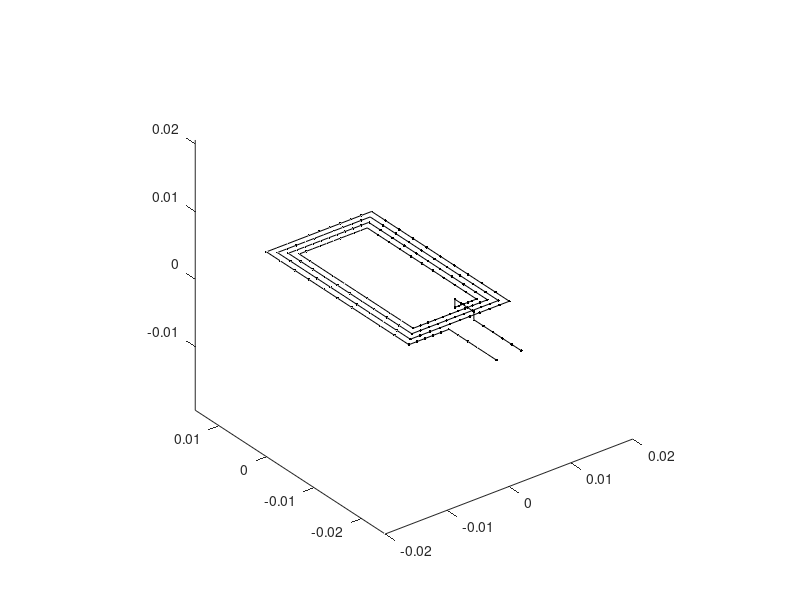

Write MATLAB code to recreate this figure. (Note: this script raises an error after producing the figure.)
clear
close all
clc
%% load NFC antenna data
load data_NFC.mat
%%
count_Vgen=0;
Voltage_Source=[];
Voltage_Source.node_start=[];
Voltage_Source.node_end=[];
Voltage_Source.R=[];
Voltage_Source.L=[];
Voltage_Source.Cinv=[];
Voltage_Source.value=[];
count_Igen=0;
Current_Source=[];
Current_Source.node=[];
Current_Source.value=[];
%%
k1=1;
k2=176;
figure
plot3(0,0,0,'r')
hold on
plot3(0,0,0,'g')
plot3(0,0,0,'b')
hold on
axis equal 
view(3)
plot3([NN(1,G(1,:));NN(1,G(2,:))],[NN(2,G(1,:));NN(2,G(2,:))],[NN(3,G(1,:));NN(3,G(2,:))],'.-','color','k')
%% refine
if 1
Nref=3;
disp('refine...')
for ii = 1:Nref
disp(['...',num2str(ii),'...'])    
[G,NN] = fun_refine(NN,G);
end
disp('...done!')
close all
figure
plot3(0,0,0,'r')
hold on
plot3(0,0,0,'g')
plot3(0,0,0,'b')
hold on
axis equal 
view(3)
plot3([NN(1,G(1,:));NN(1,G(2,:))],[NN(2,G(1,:));NN(2,G(2,:))],[NN(3,G(1,:));NN(3,G(2,:))],'.-','color','k')
end
%% *************************  VOLTAGE generators **********************
disp('setting generators...')
tic
figure(1)
if 1
count_Vgen=1;
Voltage_Source(1).node_start=k1;
Voltage_Source(1).node_end=k2;
Voltage_Source(1).R=0;
Voltage_Source(1).L=0;
Voltage_Source(1).Cinv=0;
Voltage_Source(1).value=1;
plot3(NN(1,k1),NN(2,k1),NN(3,k1),'*r')
plot3(NN(1,k2),NN(2,k2),NN(3,k2),'*r')
end
%% ***********************  CURRENT generators  **********************
%connected to OBJ nodes 
if 0
count_Igen=1;
Current_Source(count_Igen).node=k1;
Current_Source(count_Igen).value=1-1j;
count_Igen=2;
Current_Source(count_Igen).node=k2;
Current_Source(count_Igen).value=-(1-1j);
plot3(NN(1,k1),NN(2,k1),NN(3,k1),'*g')   
plot3(NN(1,k2),NN(2,k2),NN(3,k2),'*g') 
end
%%
disp('...done!')
legend('Voltage Source','Current Source')
toc
%% 
save data.mat G NN Voltage_Source Current_Source
%%

